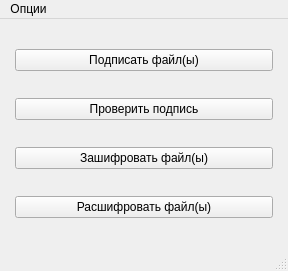
<?xml version="1.0" encoding="UTF-8"?>
<ui version="4.0">
 <class>MainWindow</class>
 <widget class="QMainWindow" name="MainWindow">
  <property name="geometry">
   <rect>
    <x>0</x>
    <y>0</y>
    <width>288</width>
    <height>271</height>
   </rect>
  </property>
  <property name="windowTitle">
   <string>gost-crypto-gui</string>
  </property>
  <widget class="QWidget" name="centralwidget">
   <layout class="QGridLayout" name="gridLayout">
    <property name="leftMargin">
     <number>15</number>
    </property>
    <property name="rightMargin">
     <number>15</number>
    </property>
    <item row="0" column="0">
     <widget class="QPushButton" name="btnSign">
      <property name="sizePolicy">
       <sizepolicy hsizetype="Expanding" vsizetype="Fixed">
        <horstretch>0</horstretch>
        <verstretch>0</verstretch>
       </sizepolicy>
      </property>
      <property name="statusTip">
       <string>Подписать указанный файл</string>
      </property>
      <property name="text">
       <string>Подписать файл(ы)</string>
      </property>
     </widget>
    </item>
    <item row="1" column="0">
     <widget class="QPushButton" name="btnVerify">
      <property name="sizePolicy">
       <sizepolicy hsizetype="Expanding" vsizetype="Fixed">
        <horstretch>0</horstretch>
        <verstretch>0</verstretch>
       </sizepolicy>
      </property>
      <property name="statusTip">
       <string>Проверить ЭЦП подписанного файла</string>
      </property>
      <property name="text">
       <string>Проверить подпись</string>
      </property>
     </widget>
    </item>
    <item row="2" column="0">
     <widget class="QPushButton" name="btnEncrypt">
      <property name="sizePolicy">
       <sizepolicy hsizetype="Expanding" vsizetype="Fixed">
        <horstretch>0</horstretch>
        <verstretch>0</verstretch>
       </sizepolicy>
      </property>
      <property name="statusTip">
       <string>Зашифровать указанный файл</string>
      </property>
      <property name="text">
       <string>Зашифровать файл(ы)</string>
      </property>
     </widget>
    </item>
    <item row="3" column="0">
     <widget class="QPushButton" name="btnDecrypt">
      <property name="statusTip">
       <string>Расшифровать файл</string>
      </property>
      <property name="text">
       <string>Расшифровать файл(ы)</string>
      </property>
     </widget>
    </item>
   </layout>
  </widget>
  <widget class="QMenuBar" name="menubar">
   <property name="geometry">
    <rect>
     <x>0</x>
     <y>0</y>
     <width>288</width>
     <height>26</height>
    </rect>
   </property>
   <widget class="QMenu" name="menu">
    <property name="title">
     <string>Опции</string>
    </property>
    <widget class="QMenu" name="cryptoprovider">
     <property name="statusTip">
      <string>Выбрать используемый криптопровайдер</string>
     </property>
     <property name="title">
      <string>Криптопровайдер</string>
     </property>
     <addaction name="action_CSP"/>
     <addaction name="actionOpenSSL"/>
    </widget>
    <widget class="QMenu" name="encoding">
     <property name="title">
      <string>Кодировка файлов</string>
     </property>
     <addaction name="actionDER"/>
     <addaction name="actionBase64"/>
    </widget>
    <widget class="QMenu" name="sign_check">
     <property name="title">
      <string>Авт. проверка подписи</string>
     </property>
     <addaction name="actionSignCheckOn"/>
     <addaction name="actionSignCheckOff"/>
    </widget>
    <widget class="QMenu" name="dettached">
     <property name="title">
      <string>Отсоединенная подпись</string>
     </property>
     <addaction name="actionDettachedOn"/>
     <addaction name="actionDettachedOff"/>
    </widget>
    <widget class="QMenu" name="menu_2">
     <property name="title">
      <string>Расширение зашифрованного файла</string>
     </property>
     <addaction name="actionenc"/>
     <addaction name="actionp7e"/>
     <addaction name="actionp7m"/>
    </widget>
    <addaction name="cryptoprovider"/>
    <addaction name="encoding"/>
    <addaction name="sign_check"/>
    <addaction name="dettached"/>
    <addaction name="menu_2"/>
   </widget>
   <addaction name="menu"/>
  </widget>
  <widget class="QStatusBar" name="statusbar"/>
  <action name="action_CSP">
   <property name="checkable">
    <bool>true</bool>
   </property>
   <property name="checked">
    <bool>true</bool>
   </property>
   <property name="text">
    <string>КриптоПро CSP</string>
   </property>
  </action>
  <action name="actionOpenSSL">
   <property name="checkable">
    <bool>true</bool>
   </property>
   <property name="enabled">
    <bool>false</bool>
   </property>
   <property name="text">
    <string>OpenSSL</string>
   </property>
  </action>
  <action name="actionDER">
   <property name="checkable">
    <bool>true</bool>
   </property>
   <property name="checked">
    <bool>true</bool>
   </property>
   <property name="text">
    <string>DER</string>
   </property>
  </action>
  <action name="actionBase64">
   <property name="checkable">
    <bool>true</bool>
   </property>
   <property name="text">
    <string>base64</string>
   </property>
  </action>
  <action name="actionSignCheckOn">
   <property name="checkable">
    <bool>true</bool>
   </property>
   <property name="checked">
    <bool>true</bool>
   </property>
   <property name="text">
    <string>Включено</string>
   </property>
  </action>
  <action name="actionSignCheckOff">
   <property name="checkable">
    <bool>true</bool>
   </property>
   <property name="checked">
    <bool>false</bool>
   </property>
   <property name="text">
    <string>Выключено</string>
   </property>
  </action>
  <action name="actionDettachedOn">
   <property name="checkable">
    <bool>true</bool>
   </property>
   <property name="text">
    <string>Включено</string>
   </property>
  </action>
  <action name="actionDettachedOff">
   <property name="checkable">
    <bool>true</bool>
   </property>
   <property name="checked">
    <bool>true</bool>
   </property>
   <property name="text">
    <string>Выключено</string>
   </property>
  </action>
  <action name="actionenc">
   <property name="checkable">
    <bool>true</bool>
   </property>
   <property name="checked">
    <bool>true</bool>
   </property>
   <property name="text">
    <string>enc</string>
   </property>
  </action>
  <action name="actionp7e">
   <property name="checkable">
    <bool>true</bool>
   </property>
   <property name="text">
    <string>p7e</string>
   </property>
  </action>
  <action name="actionp7m">
   <property name="checkable">
    <bool>true</bool>
   </property>
   <property name="text">
    <string>p7m</string>
   </property>
  </action>
 </widget>
 <resources/>
 <connections/>
</ui>
